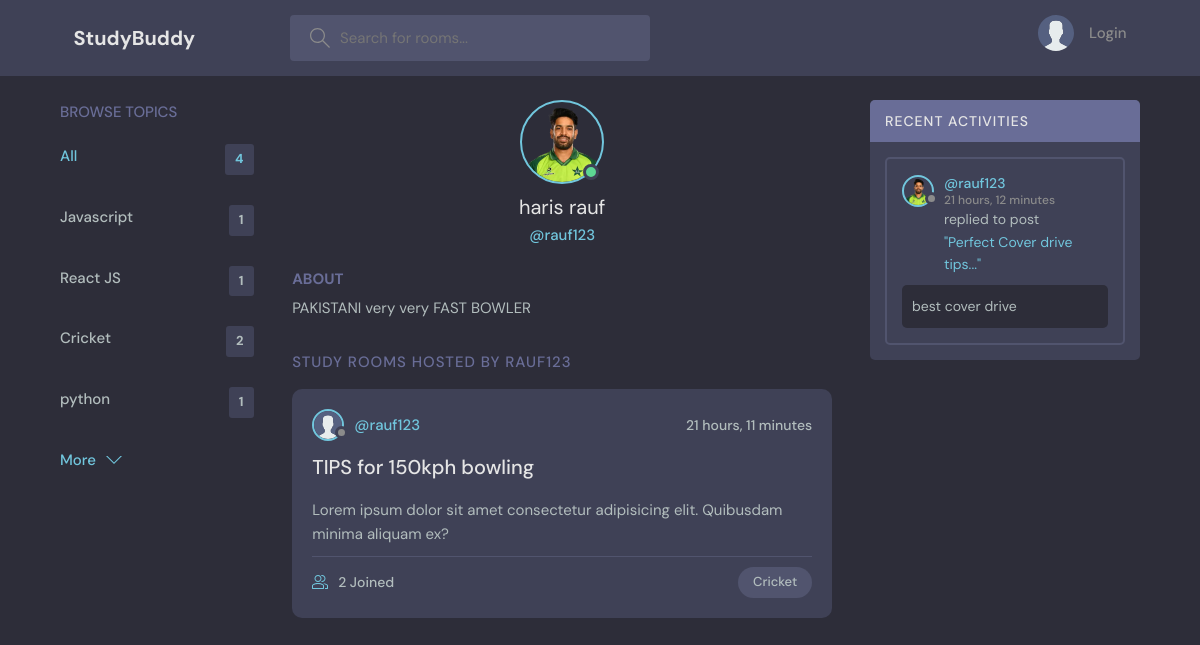
Page /profile/6 on the committed database.
### base/models.py (models this page shows)
class Topic(models.Model):
    name = models.CharField(max_length=200)
    def __str__(self):
        return self.name

class User(AbstractUser):
    name = models.CharField(max_length=200, null=True)
    email = models.EmailField(unique=True, null=True)
    avatar=models.ImageField(null=True,default='avatar.svg')
    bio = models.TextField(null=True)
    USERNAME_FIELD = 'username'
    REQUIRED_FIELDS = ['email','name']

class Room(models.Model):
    host = models.ForeignKey(User, on_delete=models.SET_NULL, null=True)
    topic = models.ForeignKey(Topic, on_delete=models.SET_NULL, null=True)
    name = models.CharField(max_length=200)
    participants=models.ManyToManyField(User,related_name='participants',blank=True)
    description = models.TextField(null=True, blank=True)
    updated = models.DateTimeField(auto_now=True)
    created = models.DateTimeField(auto_now_add=True)
    class Meta:
        ordering= ['-updated','-created']
    def __str__(self):
        return self.name

class Message(models.Model):
    user = models.ForeignKey(User, on_delete=models.CASCADE)
    room = models.ForeignKey(Room, on_delete=models.CASCADE)
    body = models.TextField()
    updated = models.DateTimeField(auto_now=True)
    created = models.DateTimeField(auto_now_add=True)
    class Meta:
        ordering= ['-updated','-created']
    def __str__(self):
        return self.body[0:50]

### base/views.py (the view)
# urls.py: path("profile/<int:room_id>",views.profile,name='profile'),
def profile(request,room_id):
    user=User.objects.get(id=room_id)
    rooms=user.room_set.all()
    room_message=user.message_set.all()
    topics=Topic.objects.all()
    return render(request,'base/profile.html',{'user':user,'rooms':rooms,'room_message':room_message,'topics':topics})

### base/templates/base/profile.html (shortened to what this page needs)
{% extends 'main.html'%}
{% block content %}
{% load static %}
  <main class="profile-page layout layout--3">
    <div class="container">
      {% include 'base/topics.html' %}
      <div class="roomList">
        <div class="profile">
          <div class="profile__avatar">
            <div class="avatar avatar--large active">
              <img src="{{user.avatar.url}}" />
            </div>
          </div>
          <div class="profile__info">
            <h3>{{user.name}}</h3>
            <p><a href="{% url 'profile' user.id %}">@{{user.username}}</a></p>
          </div>
          <div class="profile__about">
            <h3>About</h3>
            <p>
              {{user.bio}}
            </p>
          </div>
        </div>
        <div class="roomList__header">
          <div>
            <h2>Study Rooms Hosted by {{user.username}}</a>
            </h2>
          </div>
        </div>
         {% for room in rooms %}
  <div class="roomListRoom">
    <div class="roomListRoom__header">
      {% if room.host and room.host.id %}
      <a href="{% url 'profile' room.host.id %}" class="roomListRoom__author">
        <div class="avatar avatar--small">
          <img src="{% static 'images/avatar.svg' %}" alt="Avatar" />
        </div>
        <span>@{{ room.host.username }}</span>
      </a>
      {% endif %}
      <div class="roomListRoom__actions">
        <span>{{room.created|timesince}}</span>
      </div>
    </div>
    <div class="roomListRoom__content">
      <a href="{% url 'room' room.id %}">{{room.name}}</a>
      <p>{{room.description}}</p>
    </div>
    <div class="roomListRoom__meta">
      <a href="{% url 'room' room.id %}" class="roomListRoom__joined">
        {{room.participants.all.count}} Joined
      </a>
      <p class="roomListRoom__topic">{{room.topic}}</p>
    </div>
  </div>
  {% endfor %}
      </div>
      {% include 'base/activity_component.html' %}
    </div>
  </main>
</body>
</html>
{% endblock content%}

### base/templates/base/topics.html
<div class="topics">
  <div class="topics__header">
    <h2>Browse Topics</h2>
  </div>
  <ul class="topics__list">
    <li>
      <a href="{% url 'home' %}" class="active"
        >All <span>{{topics.count}}</span></a
      >
    </li>
    {% for topic in topics %}
    <li>
      <a href="{% url 'home' %}?q={{ topic.name }}"
        >{{topic.name}}<span>{{topic.room_set.all.count}}</span></a
      >
    </li>
    {% endfor %}
  </ul>
  <a class="btn btn--link" href="{% url 'topic' %}">
    More
    <svg
      version="1.1"
      xmlns="http://www.w3.org/2000/svg"
      width="32"
      height="32"
      viewBox="0 0 32 32"
    >
      <title>chevron-down</title>
      <path d="M16 21l-13-13h-3l16 16 16-16h-3l-13 13z"></path>
    </svg>
  </a>
</div>

### base/templates/base/activity_component.html (shortened to what this page needs)
{% load static %}
<div class="activities">
  <div class="activities__header">
    <h2>Recent Activities</h2>
  </div>
  {% for message in room_message %}
  <div class="activities__box">
    <div class="activities__boxHeader roomListRoom__header">
      <a
        href="{% url 'profile' message.user.id %}"
        class="roomListRoom__author"
      >
        <div class="avatar avatar--small">
          <img src="{{message.user.avatar.url}}" alt="Avatar" />
        </div>
        <p>
          @{{message.user.username}}
          <span>{{message.created|timesince}}</span>
        </p>
      </a>
    </div>
    <div class="activities__boxContent">
      <p>
        replied to post
        <a href="{% url 'room' message.room.id %}">"{{message.room}}"</a>
      </p>
      <div class="activities__boxRoomContent">{{message}}</div>
    </div>
  </div>
  {% endfor %}
</div>

### rows in the picture
Topic: name "Javascript", room_set.all.count "1"
Topic: name "React JS", room_set.all.count "1"
Topic: name "Cricket", room_set.all.count "2"
Topic: name "python", room_set.all.count "1"
User: avatar (picture), name "haris rauf", username "rauf123", bio "PAKISTANI very very FAST BOWLER", username "RAUF123"
Room: host.username "rauf123", created "21 hours, 11 minutes", name "TIPS for 150kph bowling", description "Lorem ipsum dolor sit amet consectetur adipisicing elit. Quibusdam minima aliquam ex?", participants.all.count "2", topic "Cricket"
Message: user.avatar (picture), user.username "rauf123", created "21 hours, 12 minutes", room "Perfect Cover drive tips...", body "best cover drive"

### other values in the picture
{{ topics.count }} "4"
